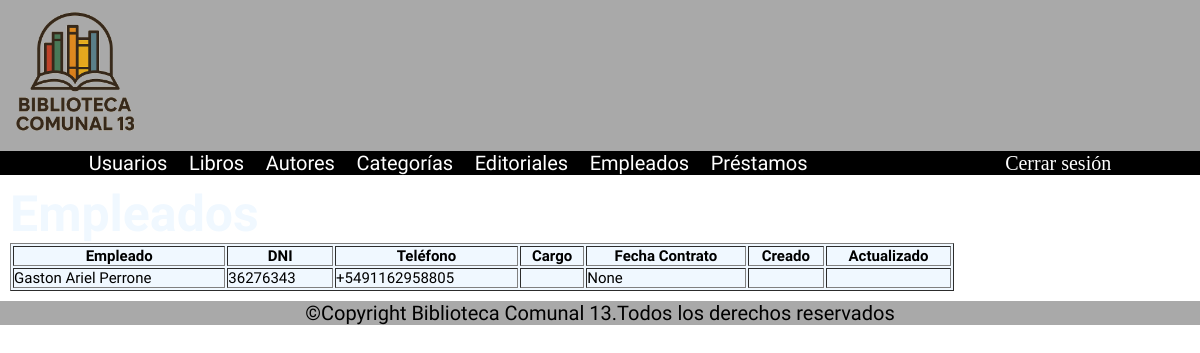
Screenshot of /empleados/lista/ with the database file from the repository.
### apps/empleados/models.py (models this page shows, shortened)
class Empleado(AbstractBaseUser, PermissionsMixin):
    dni = models.CharField('DNI', max_length=20, unique=True)
    nombre = models.CharField('Nombre', max_length=150, blank=True)
    apellido = models.CharField('Apellido', max_length=150, blank=True)
    email = models.EmailField('Email', blank=True)
    telefono = models.CharField('Teléfono', max_length=20, blank=True)
    cargo = models.CharField('Cargo', max_length=100, blank=True)
    fecha_contratacion = models.DateField('Fecha de contratación', blank=True, null=True)
    is_staff = models.BooleanField('Staff', default=False)
    is_active = models.BooleanField('Activo', default=True)
    date_joined = models.DateTimeField('Fecha de alta', default=timezone.now)
    last_login = models.DateTimeField('Último login', blank=True, null=True)
    objects = EmpleadoManager()
    USERNAME_FIELD = 'dni'
    REQUIRED_FIELDS = ['nombre', 'apellido']
    class Meta:
        verbose_name = 'Empleado'
        verbose_name_plural = 'Empleados'

### apps/empleados/views.py (the view)
# urls.py: path('lista/', lista_empleados, name='lista_empleados'),
def lista_empleados(request):
    return render(request=request,
                  template_name='empleados.html',
                  context={"empleados":Empleado.objects.all()})

### templates/empleados.html (shortened to what this page needs)
{% load static %}
<!DOCTYPE html>
<html lang="en">
<head>
    <link rel="stylesheet" href="{% static 'css/styles.css' %}">
</head>
<body>
  <header>
    <img src="{% static './multimedia/logo_BC13.png' %}" width="150">
  </header>
  <nav class="nav__flex font__white">
    <ul class="bona-nova-sc-regular">
      <li><a href="{% url 'lista_usuarios' %}">Usuarios</a></li>
      <li><a href="{% url 'lista_libros' %}">Libros</a></li>
      <li><a href="{% url 'lista_autores' %}">Autores</a></li>
      <li><a href="{% url 'lista_categorias' %}">Categorías</a></li>
      <li><a href="{% url 'lista_editoriales' %}">Editoriales</a></li>
      <li><a href="{% url 'lista_empleados' %}">Empleados</a></li>
      <li><a href="{% url 'lista_prestamos' %}">Préstamos</a></li>
    </ul>
    <a href="{% url 'logout' %}">Cerrar sesión</a>
  </nav>
  <main>
    <h1 class="bona-nova-sc-bold font__white">Empleados</h1>
    <table border="1" class="bona-nova-sc-regular">
  <thead>
    <tr>
      <th><strong>Empleado</strong></th>
      <th><strong>DNI</strong></th>
      <th><strong>Teléfono</strong></th>
      <th><strong>Cargo</strong></th>
      <th><strong>Fecha Contrato</strong></th>
      <th><strong>Creado</strong></th>
      <th><strong>Actualizado</strong></th>
    </tr>
  </thead>
  <tbody>
    {%for empleado in empleados%}
    <tr>
      <td>{{empleado.nombre}} {{empleado.apellido}}</td>
      <td>{{empleado.dni}}</td>
      <td>{{empleado.telefono}}</td>
      <td>{{empleado.cargo}}</td>
      <td>{{empleado.fecha_contratacion}}</td>
      <td>{{empleado.created_at}}</td>
      <td>{{empleado.updated_at}}</td>
    </tr>
    {% endfor %}
  </tbody>
</table>
  </main>
  <footer>
    <p class="bona-nova-sc-regular align__center">©Copyright Biblioteca Comunal 13.Todos los derechos reservados</p>
  </footer>
</body>
</html>

### static/css/styles.css (style rules this page uses)
* { margin: 0px; padding: 0px; }
html, body { width: 100%; height: 100%; margin: 0; font-size: 62.5%; background-image: url("../multimedia/background.jpg"); background-size: cover; }
main { flex: 1; padding: 1rem; }
header,footer { background-color: darkgrey; }
nav { background-color: black; height: auto; }
.align__center { text-align: center; }
p { font-size: 2rem; }
h1 { font-size: 5rem; }
table { background-color: aliceblue; width: 80%; }
td, th { font-size: 1.5rem; }
.font__white { color: aliceblue; }
.nav__flex { display: flex; justify-content: space-around; align-items: center; }
a { text-decoration: none; color: white; font-size: 2rem; }
ul > li { list-style: none; display: inline; margin-right: 20px; }
.bona-nova-sc-regular { font-family: "Bona Nova SC", serif; font-weight: 400; font-style: normal; }
.bona-nova-sc-bold { font-family: "Bona Nova SC", serif; font-weight: 700; font-style: normal; }
@media (min-width: 1024px) and (max-width: 1279px) { .nav__flex { flex-direction: row; justify-content: space-around; } }
@media (min-width: 1024px) and (max-width: 1279px) { a { font-size: 2rem; } }
@media (min-width: 1024px) and (max-width: 1279px) { table { width: 80%; } }
@media (min-width: 1024px) and (max-width: 1279px) { header img { width: 150px; } }

### rows the page displays
Empleado: nombre "Gaston Ariel", apellido "Perrone", dni "36276343", telefono "+5491162958805", fecha_contratacion "None"
